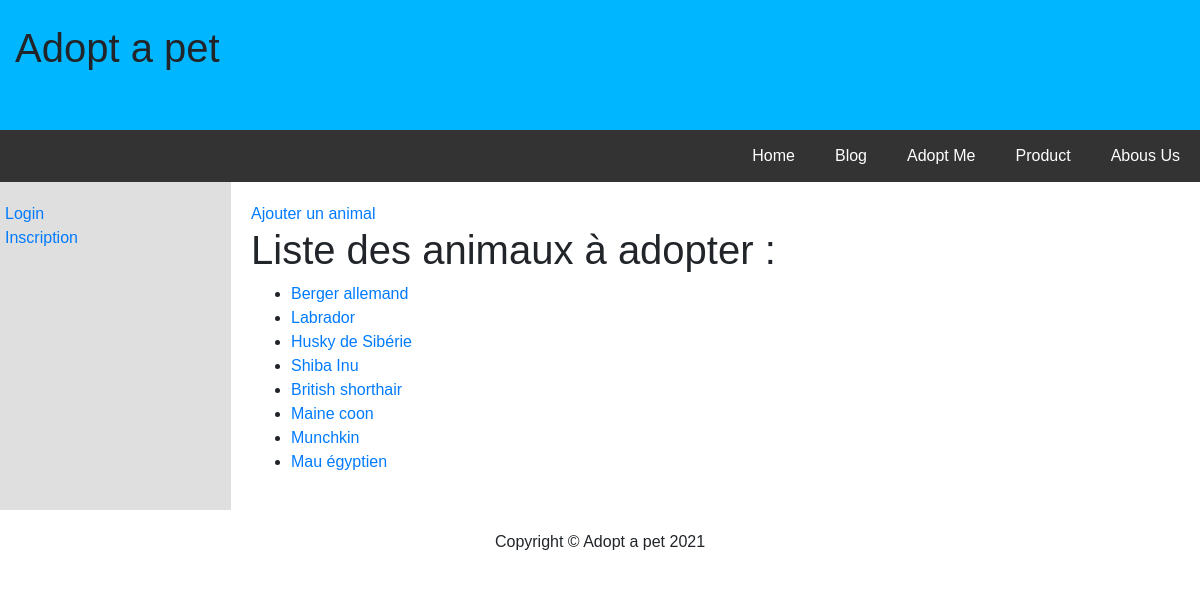
The app's page /index.php?method=getAnimaux with its own data.
### tables this page shows
CREATE TABLE IF NOT EXISTS `animaux` (
  `Id_animal` int NOT NULL AUTO_INCREMENT,
  `Nom_animal` varchar(50) NOT NULL,
  `Age` int NOT NULL,
  `Date_naissance` date NOT NULL,
  `Poids_animal` decimal(15,2) NOT NULL,
  `Type_animal` varchar(50) NOT NULL,
  `Description_animal` varchar(255) DEFAULT NULL,
  `Origine_animal` varchar(50) DEFAULT NULL,
  `Adopter` tinyint(1) NOT NULL,
  `Date_adoption` datetime DEFAULT NULL,
  `Id_familleanimaux` int DEFAULT NULL,
  `Id_utilisateur` int DEFAULT NULL,
  PRIMARY KEY (`Id_animal`),
  KEY `Id_familleanimaux` (`Id_familleanimaux`),
  KEY `Id_utilisateur` (`Id_utilisateur`)
);

### core/Defaut/DefaultController.php (called while the page is built, shortened)
<?php
abstract class DefaultController{
    public function render($path, $attributes = [])
    {
        extract($attributes);
        include ROOT . "templates/$path.php";
    }
}

### src/Controller/AnimauxController.php (called while the page is built, shortened)
<?php
class AnimauxController extends DefaultController {
    public function list()
    {
        $model = new AnimauxModel;
        $animaux = $model->findAll();
        $this->render("animaux/list", [
            "animaux" => $animaux
        ]);
    }
}

### public/Index.php (called while the page is built, shortened)
<?php
require ROOT. "router/router.php";

### config/config.php (called while the page is built)
<?php
$config = [
    "host" => "localhost",
    "dbname" => "poophpsite",
    "user" => "root",
    "pwd" => ""
];

### core/Defaut/DefaultModel.php (called while the page is built, shortened)
<?php
class DefaultModel implements InterfaceModel{
    protected $table;
    protected $className = "";
    public function __construct(){
        $this->db = new Database;
        $this->className = ucfirst($this->table);
    }
    public function findAll(){
        $statement = "SELECT * FROM $this->table";
        return $this->db->getData($statement, $this->className);
    }
}

### core/Database/Database.php (called while the page is built, shortened)
<?php
class Database {
    private $host;
    private $dbname;
    private $user;
    private $pwd;
    private $pdo;
    public function __construct(){
        try {
            $this->pdo = new \PDO("mysql:host=$this->host;dbname=$this->dbname;port=3308", $this->user, $this->pwd, [
                \PDO::ATTR_ERRMODE => \PDO::ERRMODE_EXCEPTION
            ]);
        } catch (\PDOException $e) {
            echo $e->getMessage();
        }
    }
    private function getConfig(){
        require ROOT . "config/config.php";
    }
    public function getData(string $statement, $classe, $one = false){
        $query = $this->pdo->query($statement, \PDO::FETCH_CLASS, "App\Entity\\".$classe);
        $data = "";
        if($one){
            $data = $query->fetch();
        } else {
            $data = $query->fetchAll();
        }
        return $data;
    }
}

### src/Entity/Animaux.php (called while the page is built, shortened)
<?php
class Animaux extends DefaultEntity{
    private $Id_animal;
    private $Nom_animal;
    private $Adopter;
    public function getId_animal()
    {
        return $this->Id_animal;
    }
    public function getNomAnimal()
    {
        return $this->Nom_animal;
    }
    public function getAdopter()
    {
        return $this->Adopter;
    }
}

### templates/animaux/list.php (the view, shortened to what this page needs)
<?php
require_once ROOT. "templates/header.php";
?>
<a href="index.php?method=createAnimal">Ajouter un animal</a>
<h1>Liste des animaux à adopter :</h1>
<ul>
<?php foreach( $animaux as $animal):?>
        <?php if (!$animal->getAdopter()):?>
            <li><a href="index.php?method=getAnimal&id=<?= $animal->getId_animal() ?>"><?= $animal->getNomAnimal() ?></a></li>
        <?php endif; ?>
    <?php endforeach ?>
</ul>
<?php
require_once ROOT. "templates/footer.php";
?>

### templates/style.css (style rules this page uses)
* { box-sizing: border-box; }
body { font-family: Arial; margin: 0; }

### templates/header.php (style rules this page uses)
* { box-sizing: border-box; }
body { font-family: Arial; margin: 0; }

### records on screen
animaux: Nom_animal "Berger allemand"
animaux: Nom_animal "Labrador"
animaux: Nom_animal "Husky de Sibérie"
animaux: Nom_animal "Shiba Inu"
animaux: Nom_animal "British shorthair"
animaux: Nom_animal "Maine coon"
animaux: Nom_animal "Munchkin"
animaux: Nom_animal "Mau égyptien"
